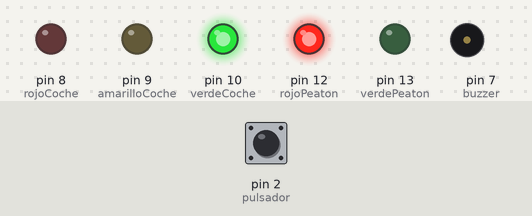
Bench run of a sketch on a simulated Arduino Uno, built with avr-gcc and run on an emulated ATmega328P. Shown: output pins drawn as LEDs (lit = HIGH), buzzer (waves = sounding, pin HIGH). The inputs (shaded band) are chosen by the test bench; at power-on: pin 2 (pulsador) HIGH.

Above: at 1.2 s.
1.3 s: pin 2 (pulsador) pulled LOW for 0.15 s
At 6.8 s:
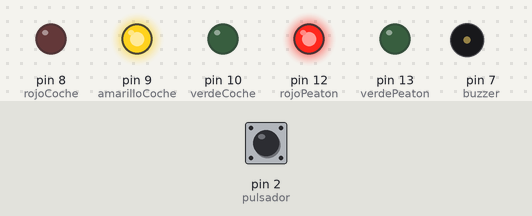
At 21.42 s:
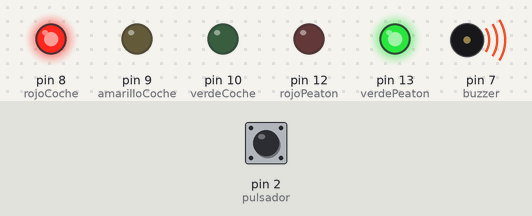
Timing chart, 0 to 23.0 s (numbered marks = the images above; inputs shaded):
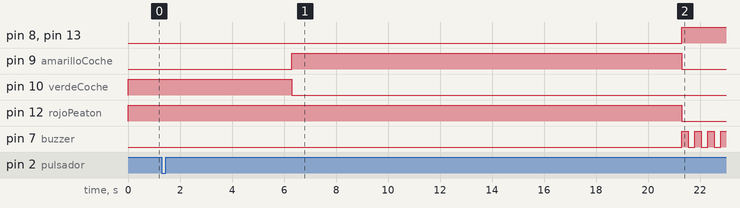

The sketch:

proyecto_semaforo_SD.ino
```cpp
// Declaración de las variables usadas en las instrucciones.
int rojoCoche = 8;
int amarilloCoche = 9;
int verdeCoche = 10;
int rojoPeaton = 12;
int verdePeaton = 13;
int pulsador = 2;
int buzzer = 7;

void setup() {
  // Configuración de los pines de entrada(1) y salida(6).
  pinMode(rojoCoche, OUTPUT);
  pinMode(amarilloCoche, OUTPUT);
  pinMode(verdeCoche, OUTPUT);
  pinMode(rojoPeaton, OUTPUT);
  pinMode(verdePeaton, OUTPUT);
  pinMode(buzzer, OUTPUT);
  pinMode(pulsador, INPUT_PULLUP);

  // Inicialización del semáforo de coches en verde y el de peatones en rojo, además del buzzer apagado.
  digitalWrite(verdeCoche, HIGH); // Paso permitido para coches.
  digitalWrite(rojoPeaton, HIGH); // Paso denegado para peatones.
  digitalWrite(buzzer, LOW);  // Buzzer apagado.
}

void loop() {
  // Si el botón es presionado.
  if (digitalRead(pulsador) == LOW) {
    // Espera 5 segundos antes de iniciar el cambio de semáforo para no realizar un cambio repentino.
    delay(5000);
    // Cambiar el semáforo de coches para permitir el paso a los peatones.
    digitalWrite(verdeCoche, LOW);
    digitalWrite(amarilloCoche, HIGH);
    delay(15000);  // Espera 15 segundos en amarillo el semaforo de los coches antes de permitir el paso a los peatones.

    digitalWrite(amarilloCoche, LOW);
    digitalWrite(rojoCoche, HIGH);
    digitalWrite(rojoPeaton, LOW);
    digitalWrite(verdePeaton, HIGH);  // Los peatones pueden cruzar.

    // Buzzer intermitente mientras peatones tienen verde fijo.
    unsigned long tiempoTotal = 25000;
    unsigned long paso = 500;            // Cada ciclo ON/OFF dura 500 ms.

    for (unsigned long t = 0; t < tiempoTotal; t += paso) {
      digitalWrite(buzzer, HIGH);     // Suena.
      delay(paso / 2);                // Duración = 250 ms.
      digitalWrite(buzzer, LOW);      // No suena.
      delay(paso / 2);                // Duración de otros 250 ms.
    }

    // En este bucle conseguimos que el semáforo de los peatones antes de ponerse en rojo y permitir el paso
    // a los coches, parpadea para avisar a los peatones del cambio de estado. El buzzer también ha sido configurado para que,
    // cuando el semáforo de los peatones parpadea este también disminuye la velocidad del sonido para avisar de manera sonora.
    for (int i = 0; i < 5; i++) {
      digitalWrite(verdePeaton, LOW);
      digitalWrite(buzzer, LOW);
      delay(300);
      digitalWrite(verdePeaton, HIGH);
      digitalWrite(buzzer, HIGH);
      delay(300);
    }
    // Vuelta al estado inicial.
    digitalWrite(verdePeaton, LOW);
    digitalWrite(rojoPeaton, HIGH);
    digitalWrite(verdeCoche, HIGH);
    digitalWrite(rojoCoche, LOW);
    digitalWrite(buzzer, LOW);  // Aseguramos que el buzzer está apagado.
  }
}
```

Measured:
- after the input at 1.3 s, pin 8 (rojoCoche), pin 13 (verdePeaton): LOW → HIGH after 20.0 s; pin 9 (amarilloCoche): LOW → HIGH after 5.0 s, → LOW 15.0 s later; pin 10 (verdeCoche): HIGH → LOW after 5.0 s; pin 12 (rojoPeaton): HIGH → LOW after 20.0 s; pin 7 (buzzer): alternates HIGH for 0.25 s and LOW for 0.25 s, starting after 20.0 s
